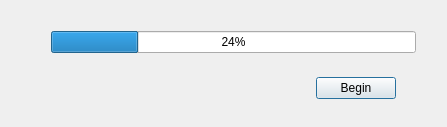
<?xml version="1.0" encoding="UTF-8"?>
<ui version="4.0">
 <class>Dialog</class>
 <widget class="QDialog" name="Dialog">
  <property name="geometry">
   <rect>
    <x>0</x>
    <y>0</y>
    <width>447</width>
    <height>127</height>
   </rect>
  </property>
  <property name="windowTitle">
   <string>Dialog</string>
  </property>
  <property name="toolTip">
   <string>&lt;html&gt;&lt;head/&gt;&lt;body&gt;&lt;p&gt;&lt;br/&gt;&lt;/p&gt;&lt;/body&gt;&lt;/html&gt;</string>
  </property>
  <layout class="QVBoxLayout" name="verticalLayout">
   <item>
    <spacer name="verticalSpacer_3">
     <property name="orientation">
      <enum>Qt::Vertical</enum>
     </property>
     <property name="sizeHint" stdset="0">
      <size>
       <width>20</width>
       <height>20</height>
      </size>
     </property>
    </spacer>
   </item>
   <item>
    <layout class="QHBoxLayout" name="horizontalLayout_2">
     <item>
      <spacer name="horizontalSpacer_3">
       <property name="orientation">
        <enum>Qt::Horizontal</enum>
       </property>
       <property name="sizeType">
        <enum>QSizePolicy::Fixed</enum>
       </property>
       <property name="sizeHint" stdset="0">
        <size>
         <width>40</width>
         <height>20</height>
        </size>
       </property>
      </spacer>
     </item>
     <item>
      <widget class="QProgressBar" name="progressBar">
       <property name="value">
        <number>24</number>
       </property>
      </widget>
     </item>
     <item>
      <spacer name="horizontalSpacer_4">
       <property name="orientation">
        <enum>Qt::Horizontal</enum>
       </property>
       <property name="sizeType">
        <enum>QSizePolicy::Fixed</enum>
       </property>
       <property name="sizeHint" stdset="0">
        <size>
         <width>20</width>
         <height>20</height>
        </size>
       </property>
      </spacer>
     </item>
    </layout>
   </item>
   <item>
    <spacer name="verticalSpacer">
     <property name="orientation">
      <enum>Qt::Vertical</enum>
     </property>
     <property name="sizeHint" stdset="0">
      <size>
       <width>20</width>
       <height>11</height>
      </size>
     </property>
    </spacer>
   </item>
   <item>
    <layout class="QHBoxLayout" name="horizontalLayout">
     <item>
      <spacer name="horizontalSpacer">
       <property name="orientation">
        <enum>Qt::Horizontal</enum>
       </property>
       <property name="sizeHint" stdset="0">
        <size>
         <width>40</width>
         <height>20</height>
        </size>
       </property>
      </spacer>
     </item>
     <item>
      <widget class="QPushButton" name="butBegin">
       <property name="text">
        <string>Begin</string>
       </property>
      </widget>
     </item>
     <item>
      <spacer name="horizontalSpacer_2">
       <property name="orientation">
        <enum>Qt::Horizontal</enum>
       </property>
       <property name="sizeType">
        <enum>QSizePolicy::Fixed</enum>
       </property>
       <property name="sizeHint" stdset="0">
        <size>
         <width>40</width>
         <height>20</height>
        </size>
       </property>
      </spacer>
     </item>
    </layout>
   </item>
   <item>
    <spacer name="verticalSpacer_2">
     <property name="orientation">
      <enum>Qt::Vertical</enum>
     </property>
     <property name="sizeHint" stdset="0">
      <size>
       <width>20</width>
       <height>7</height>
      </size>
     </property>
    </spacer>
   </item>
  </layout>
 </widget>
 <resources/>
 <connections/>
</ui>
